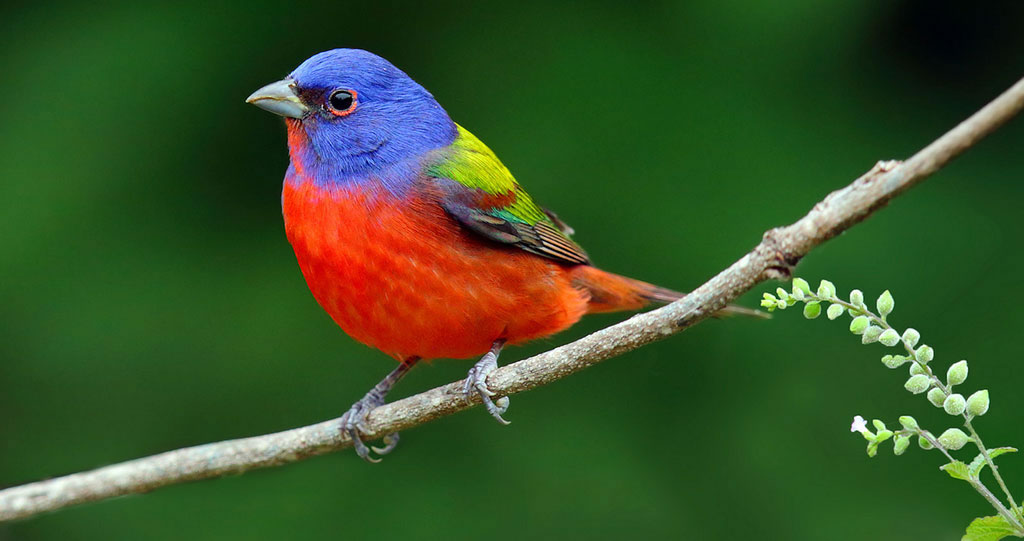
#> input picture data/bird.jpg, 1024 x 541 px, found by its file name
$ python crop.py
#> lines starting #> are read from the running program, lines starting #| are printed output that depends on the picture
import os

import cv2

img = cv2.imread(os.path.join('.', 'data', 'bird.jpg'))
#> img is the input picture: shape (541, 1024, 3); mean B, G, R 40.5, 82.9, 57.1

print(img.shape)
#| (541, 1024, 3)

cropped_img = img[45:465, 245:750]
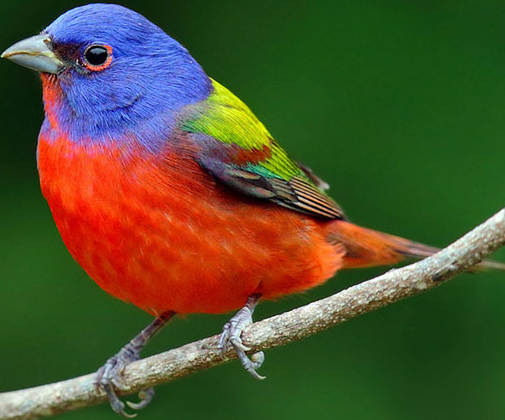
#> cropped_img: shape (420, 505, 3); mean B, G, R 48.4, 82.1, 81

cv2.imshow('img', img)
cv2.imshow('cropped_img', cropped_img)
cv2.waitKey(0)
